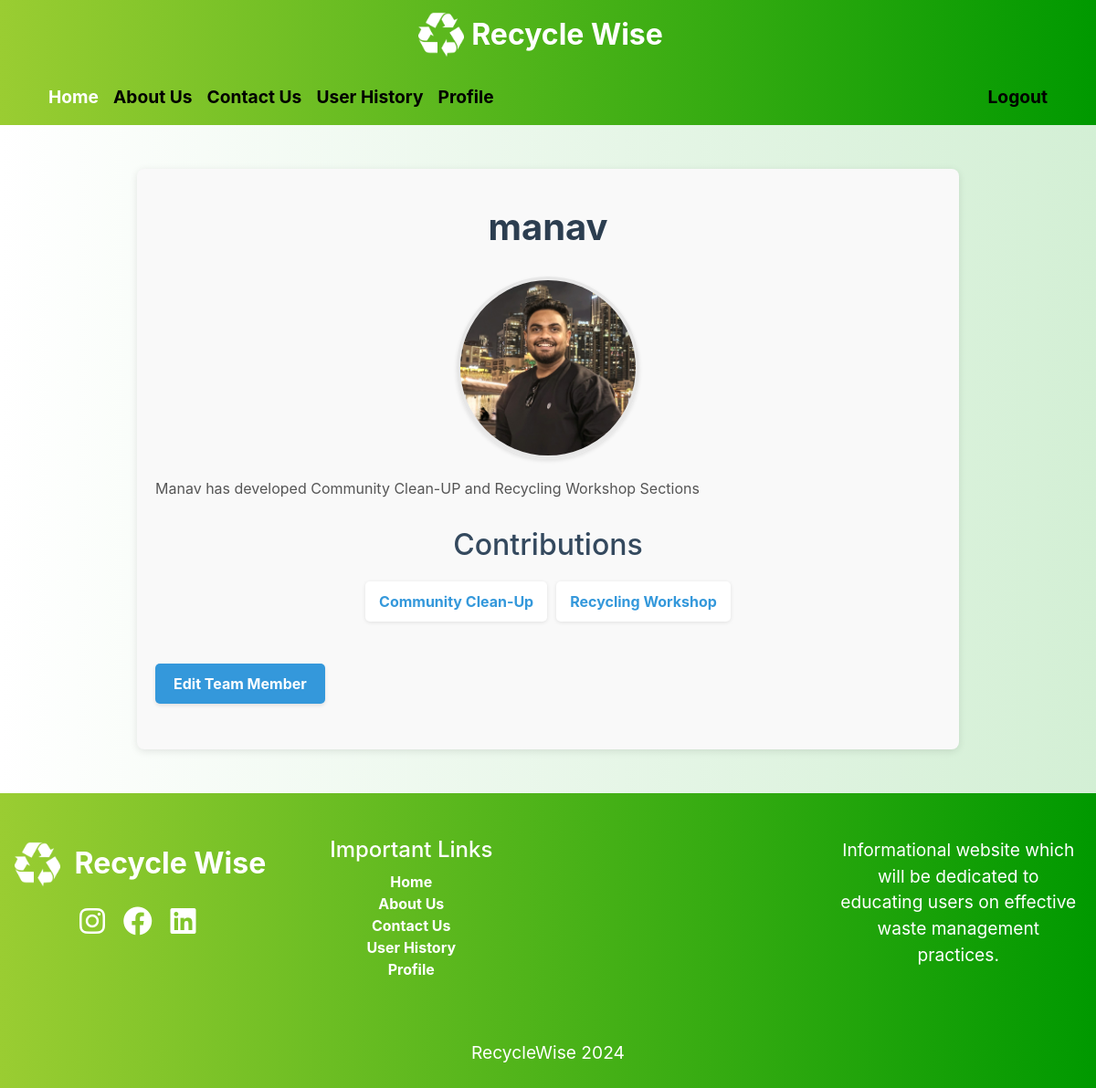
Page /aboutus/team/1/ (signed in) on the committed database.
### aboutus/models.py (models this page shows, shortened)
class TeamMember(models.Model):
    user = models.OneToOneField(User, on_delete=models.CASCADE)
    bio = models.TextField()
    image = models.ImageField(upload_to='team_members/', blank=True, null=True)  # New field
    sections = models.ManyToManyField(Section, related_name='team_members')

class Section(models.Model):
    name = models.CharField(max_length=100)
    description = models.TextField()

### aboutus/views.py (the view)
# urls.py: path('team/<int:pk>/', views.team_member_detail, name='team_member_detail'),
@login_required
def team_member_detail(request, pk):
    member = get_object_or_404(TeamMember, pk=pk)
    return render(request, 'aboutus/team_member_detail.html', {'member': member})

### templates/aboutus/team_member_detail.html
{% extends 'base.html' %}
{% block content %}
    {% load static %}
    <link rel="stylesheet" href="{% static 'css/team_member_detail.css' %}">
    <div class="container-fluid py-5">
    <div class="team-member-detail">
        <h1 class="page-title wow animate__animated animate__slideInUp" data-wow-duration="1s">{{ member.user.username }}</h1>
        <div class="profile-picture-container">
            {% if member.image %}
            <img src="{{ member.image.url }}" alt="{{ member.user.username }}'s profile picture" class="profile-picture wow animate__animated animate__zoomIn" data-wow-duration="1s" width="200" height="200"/>
            {% else %}
            <img src="{% static 'default-profile.png' %}" alt="Default profile picture" class="profile-picture" width="200" height="200"/>
            {% endif %}
        </div>
        <p class="member-bio wow animate__animated animate__slideInUp" data-wow-duration="1s">{{ member.bio }}</p>
        <h2>Contributions</h2>
        <ul class="contributions-list">
            {% for section in member.sections.all %}
            <li><a href="{% url 'section_detail' section.pk %}">{{ section.name }}</a></li>
            {% endfor %}
        </ul>
        <a href="{% url 'edit_team_member' member.pk %}" class="edit-link wow animate__animated animate__zoomIn" data-wow-duration="2s">Edit Team Member</a>
    </div>
    </div>
{% endblock %}

### static/css/base.css (style rules this page uses)
h1 { color: #000; font-size: 2.5em; }
p { color: #000; font-size: 1.2em; }
.wow { visibility: hidden; }

### static/css/team_member_detail.css (style rules this page uses)
.page-title { font-size: 2.5rem; color: #2c3e50; text-align: center; margin-bottom: 30px; font-weight: bold; margin-top: 20px; }
.team-member-detail { max-width: 900px; margin: 0 auto; padding: 20px; background-color: #f9f9f9; border-radius: 8px; box-shadow: 0 2px 8px rgba(0, 0, 0, 0.1); overflow: hidden; }
.profile-picture-container { display: flex; justify-content: center; margin-bottom: 20px; }
.profile-picture { width: 200px; height: 200px; border-radius: 50%; border: 4px solid #e7e7e7; box-shadow: 0 2px 4px rgba(0, 0, 0, 0.1); transition: transform 0.3s ease; }
.member-bio { font-size: 1rem; color: #555; line-height: 1.6; margin: 0 0 20px; text-align: justify; }
h2 { font-size: 2rem; color: #34495e; margin-top: 30px; text-align: center; }
.contributions-list { list-style-type: none; padding: 0; display: flex; flex-wrap: wrap; justify-content: center; gap: 10px; margin-top: 20px; }
.contributions-list li { background-color: #ffffff; border-radius: 5px; box-shadow: 0 1px 4px rgba(0, 0, 0, 0.1); transition: transform 0.3s ease, box-shadow 0.3s ease; }
.contributions-list a { display: block; padding: 10px 15px; color: #3498db; text-decoration: none; font-weight: bold; text-align: center; }
.edit-link { display: inline-block; margin: 30px auto; padding: 10px 20px; background-color: #3498db; color: #fff; border-radius: 5px; text-align: center; text-decoration: none; font-weight: bold; transition: background-color 0.3s ease, transform 0.3s ease; box-shadow: 0 2px 4px rgba(0, 0, 0, 0.1); }
.team-member-detail { animation: fadeIn 0.5s ease-out; }

### rows in the picture
TeamMember: user.username "manav", image (picture), bio "Manav has developed Community Clean-UP and Recycling Workshop Sections"
Section: name "Community Clean-Up"
Section: name "Recycling Workshop"
